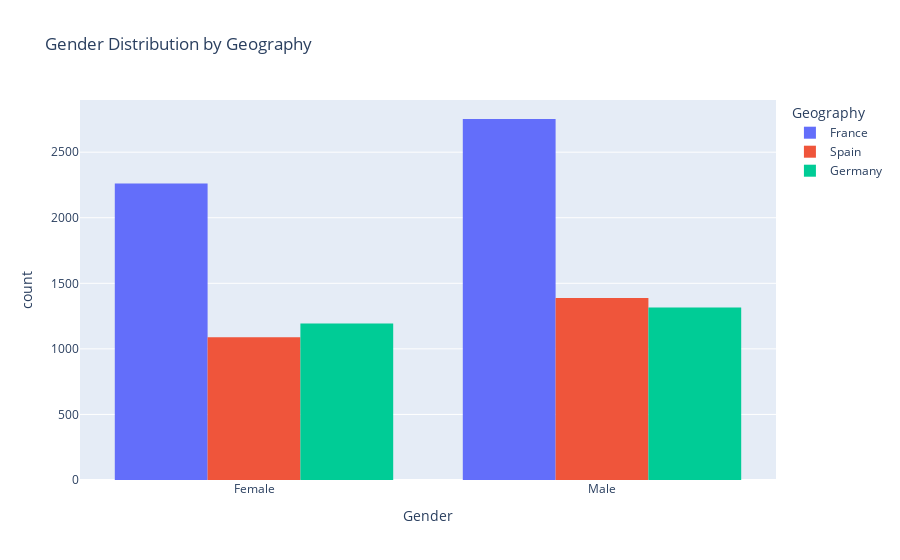

Here is the notebook cell this chart was saved with:
### Code cell
# Gender Distribution by Geography

px.histogram(data_frame=df , x='Gender' , color='Geography' , barmode='group' , title = 'Gender Distribution by Geography')

### Figure 1 — Plotly figure (JSON) as saved in the notebook; plotly's stock layout.template omitted (floating-point values rounded to 4 significant figures; data arrays with more than 128 entries replaced by an {"elided": "..."} marker saying what was removed)
{"data": [{"alignmentgroup": "True", "bingroup": "x", "hovertemplate": "Geography=France<br>Gender=%{x}<br>count=%{y}<extra></extra>", "legendgroup": "France", "marker": {"color": "#636efa", "pattern": {"shape": ""}}, "name": "France", "offsetgroup": "France", "orientation": "v", "showlegend": true, "type": "histogram", "x": {"elided": "5014 str values"}, "xaxis": "x", "yaxis": "y"}, {"alignmentgroup": "True", "bingroup": "x", "hovertemplate": "Geography=Spain<br>Gender=%{x}<br>count=%{y}<extra></extra>", "legendgroup": "Spain", "marker": {"color": "#EF553B", "pattern": {"shape": ""}}, "name": "Spain", "offsetgroup": "Spain", "orientation": "v", "showlegend": true, "type": "histogram", "x": {"elided": "2477 str values"}, "xaxis": "x", "yaxis": "y"}, {"alignmentgroup": "True", "bingroup": "x", "hovertemplate": "Geography=Germany<br>Gender=%{x}<br>count=%{y}<extra></extra>", "legendgroup": "Germany", "marker": {"color": "#00cc96", "pattern": {"shape": ""}}, "name": "Germany", "offsetgroup": "Germany", "orientation": "v", "showlegend": true, "type": "histogram", "x": {"elided": "2509 str values"}, "xaxis": "x", "yaxis": "y"}], "layout": {"barmode": "group", "legend": {"title": {"text": "Geography"}, "tracegroupgap": 0}, "title": {"text": "Gender Distribution by Geography"}, "xaxis": {"anchor": "y", "domain": [0, 1], "title": {"text": "Gender"}}, "yaxis": {"anchor": "x", "domain": [0, 1], "title": {"text": "count"}}}}
